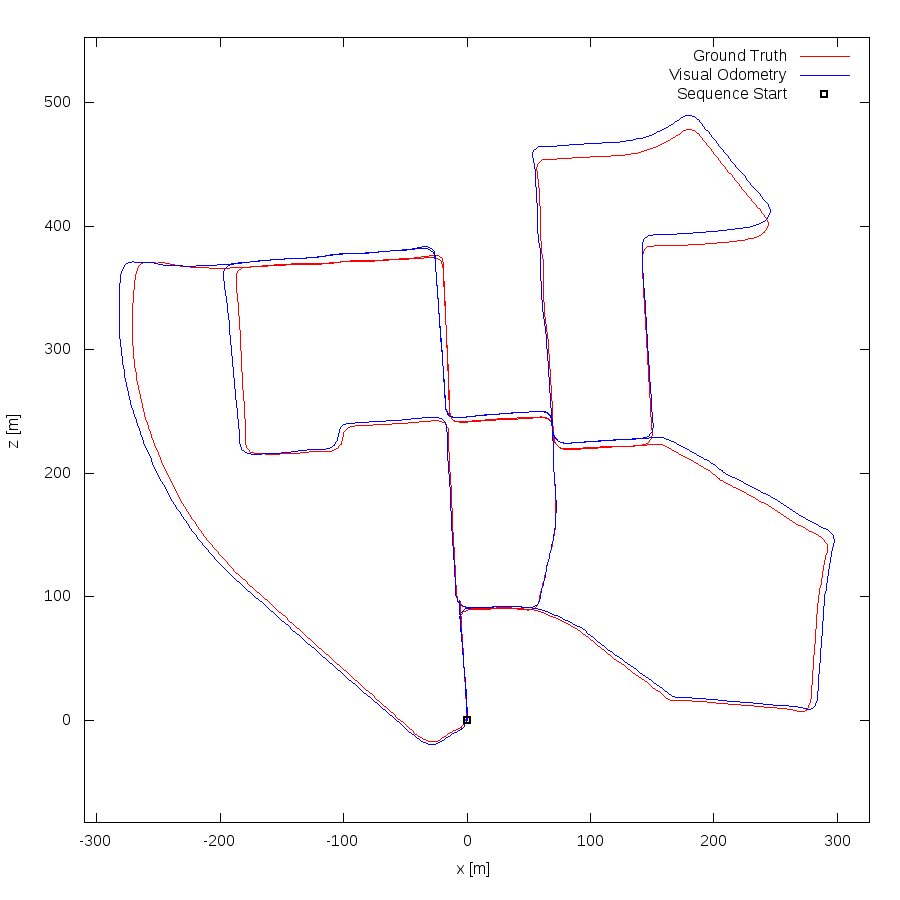

Source code (gnuplot):
set term postscript eps enhanced color
set output "00.eps"
set size ratio -1
set xrange [-310:326]
set yrange [-83:553]
set xlabel "x [m]"
set ylabel "z [m]"
plot "00.txt" using 1:2 lc rgb "#FF0000" title 'Ground Truth' w lines,"00.txt" using 3:4 lc rgb "#0000FF" title 'Visual Odometry' w lines,"< head -1 00.txt" using 1:2 lc rgb "#000000" pt 4 ps 1 lw 2 title 'Sequence Start' w points
